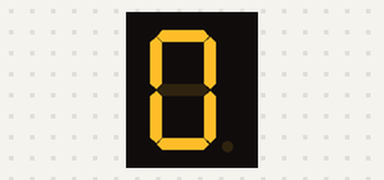
This sketch was run on a simulated Arduino Uno, built with avr-gcc and run on an emulated ATmega328P. Parts: 1-digit seven-segment display. Wiring (inferred from the names in the program): 1-digit 7-segment display, segments lit when LOW: segments pin 0, pin 1, pin 2, pin 3, pin 4, pin 5, pin 6. The segment pins are drawn as the display they are named for.

Above: at 0.1 s.
At 7.1 s:
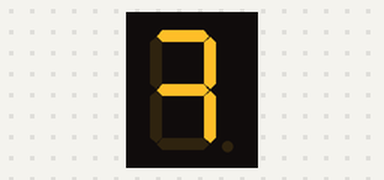
At 10.1 s:
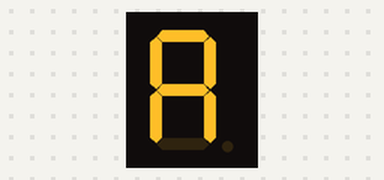
At 12.1 s:
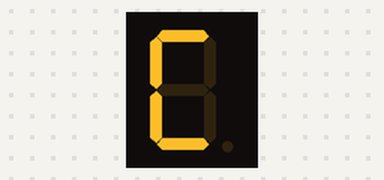
At 14.1 s:
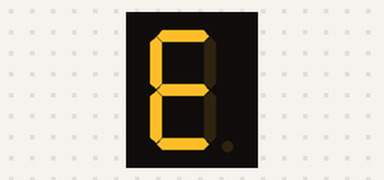
At 17.1 s:
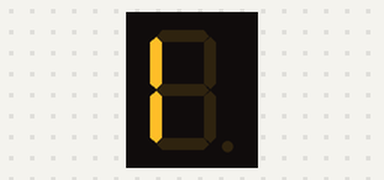

The sketch:

Display.ino
```cpp
#define A 0
#define B 1
#define C 2
#define D 3
#define E 4
#define F 5
#define G 6
int delaytime = 1000;

void setup() {
  // put your setup code here, to run once:
  pinMode(A, OUTPUT);
  pinMode(B, OUTPUT);
  pinMode(C, OUTPUT);
  pinMode(D, OUTPUT);
  pinMode(E, OUTPUT);
  pinMode(F, OUTPUT);
  pinMode(G, OUTPUT);

}

void loop() {
  // put your main code here, to run repeatedly:
 counter();
}
void counter(){
  cero();
  delay(delaytime);
    uno();
  delay(delaytime);
  dos();
  delay(delaytime);
  tres();
  delay(delaytime);
  cuatro();
  delay(delaytime);
  cinco();
  delay(delaytime);
  seis();
  delay(delaytime);
  siete();
  delay(delaytime);
  ocho();
  delay(delaytime);
  nueve();
  delay(delaytime);
  a();
  delay(delaytime);
  b();
  delay(delaytime);
  c();
  delay(delaytime);
  d();
  delay(delaytime);
  e();
  delay(delaytime);
  f();
  delay(delaytime);}
void uno(){
  digitalWrite(F, LOW);
  digitalWrite(E, LOW);
  digitalWrite(A, HIGH);
  digitalWrite(B, HIGH);
  digitalWrite(C, HIGH);
  digitalWrite(D, HIGH);
  digitalWrite(G, HIGH);
}
void dos(){
 digitalWrite(A, LOW);
 digitalWrite(B, LOW);
 digitalWrite(G, LOW);
 digitalWrite(E, LOW);
 digitalWrite(D, LOW);
 digitalWrite(F, HIGH);
 digitalWrite(C, HIGH);
 }
 void tres(){
  digitalWrite(A, LOW);
  digitalWrite(B, LOW);
  digitalWrite(G, LOW);
  digitalWrite(C, LOW);
  digitalWrite(D, LOW);
  digitalWrite(E, HIGH);}
void cuatro(){
digitalWrite(F, LOW);
digitalWrite(G, LOW);
digitalWrite(B, LOW);
digitalWrite(C, LOW);
digitalWrite(E, HIGH);
digitalWrite(D, HIGH);
digitalWrite(A, HIGH);}
void cinco(){
digitalWrite(A, LOW);
digitalWrite(F, LOW);
digitalWrite(G, LOW);
digitalWrite(C, LOW);
digitalWrite(D, LOW);
digitalWrite(E, HIGH);
digitalWrite(B, HIGH);}
void seis(){
digitalWrite(A, LOW);
digitalWrite(F, LOW);
digitalWrite(G, LOW);
digitalWrite(C, LOW);
digitalWrite(E, LOW);
digitalWrite(D, LOW);
digitalWrite(B, HIGH);}
void siete(){
digitalWrite(A, LOW);
digitalWrite(B, LOW);
digitalWrite(G, LOW);
digitalWrite(C, LOW);
digitalWrite(D, HIGH);
digitalWrite(E, HIGH);
digitalWrite(F, HIGH);}
void ocho(){
digitalWrite(A, LOW);
digitalWrite(B, LOW);
digitalWrite(C, LOW);
digitalWrite(D, LOW);
digitalWrite(E, LOW);
digitalWrite(F, LOW);
digitalWrite(G, LOW);}
void nueve(){
digitalWrite(A, LOW);
digitalWrite(B, LOW);
digitalWrite(C, LOW);
digitalWrite(G, LOW);
digitalWrite(F, LOW);
digitalWrite(E, HIGH);
digitalWrite(D, HIGH);}
void cero(){
digitalWrite(A, LOW);
digitalWrite(B, LOW);
digitalWrite(C, LOW);
digitalWrite(D, LOW);
digitalWrite(E, LOW);
digitalWrite(F, LOW);
digitalWrite(G, HIGH);}
void a(){
  digitalWrite(A, LOW);
  digitalWrite(B, LOW);
  digitalWrite(C, LOW);
  digitalWrite(E, LOW);
  digitalWrite(F, LOW);
  digitalWrite(G, LOW);
  digitalWrite(D, HIGH);}
void b(){
   digitalWrite(A, HIGH);
  digitalWrite(B, HIGH);
  digitalWrite(C, LOW);
  digitalWrite(E, LOW);
  digitalWrite(F, LOW);
  digitalWrite(G, LOW);
  digitalWrite(D, LOW);}
void c(){
   digitalWrite(A, LOW);
  digitalWrite(B, HIGH);
  digitalWrite(C, HIGH);
  digitalWrite(E, LOW);
  digitalWrite(F, LOW);
  digitalWrite(G, HIGH);
  digitalWrite(D, LOW);}
void d(){
   digitalWrite(A, HIGH);
  digitalWrite(B, LOW);
  digitalWrite(C, LOW);
  digitalWrite(E, LOW);
  digitalWrite(F, HIGH);
  digitalWrite(G, LOW);
  digitalWrite(D, LOW);}
void e(){
   digitalWrite(A, LOW);
  digitalWrite(B, HIGH);
  digitalWrite(C, HIGH);
  digitalWrite(E, LOW);
  digitalWrite(F, LOW);
  digitalWrite(G, LOW);
  digitalWrite(D, LOW);}
void f(){
   digitalWrite(A, LOW);
  digitalWrite(B, HIGH);
  digitalWrite(C, HIGH);
  digitalWrite(E, LOW);
  digitalWrite(F, LOW);
  digitalWrite(G, LOW);
  digitalWrite(D, HIGH);}
```

Measured:
- by itself, everything shown: repeats every 16.0 s, in 16 steps
- what the display in image 1 shows lasts 1.0 s, from 7.0 s to 8.0 s
